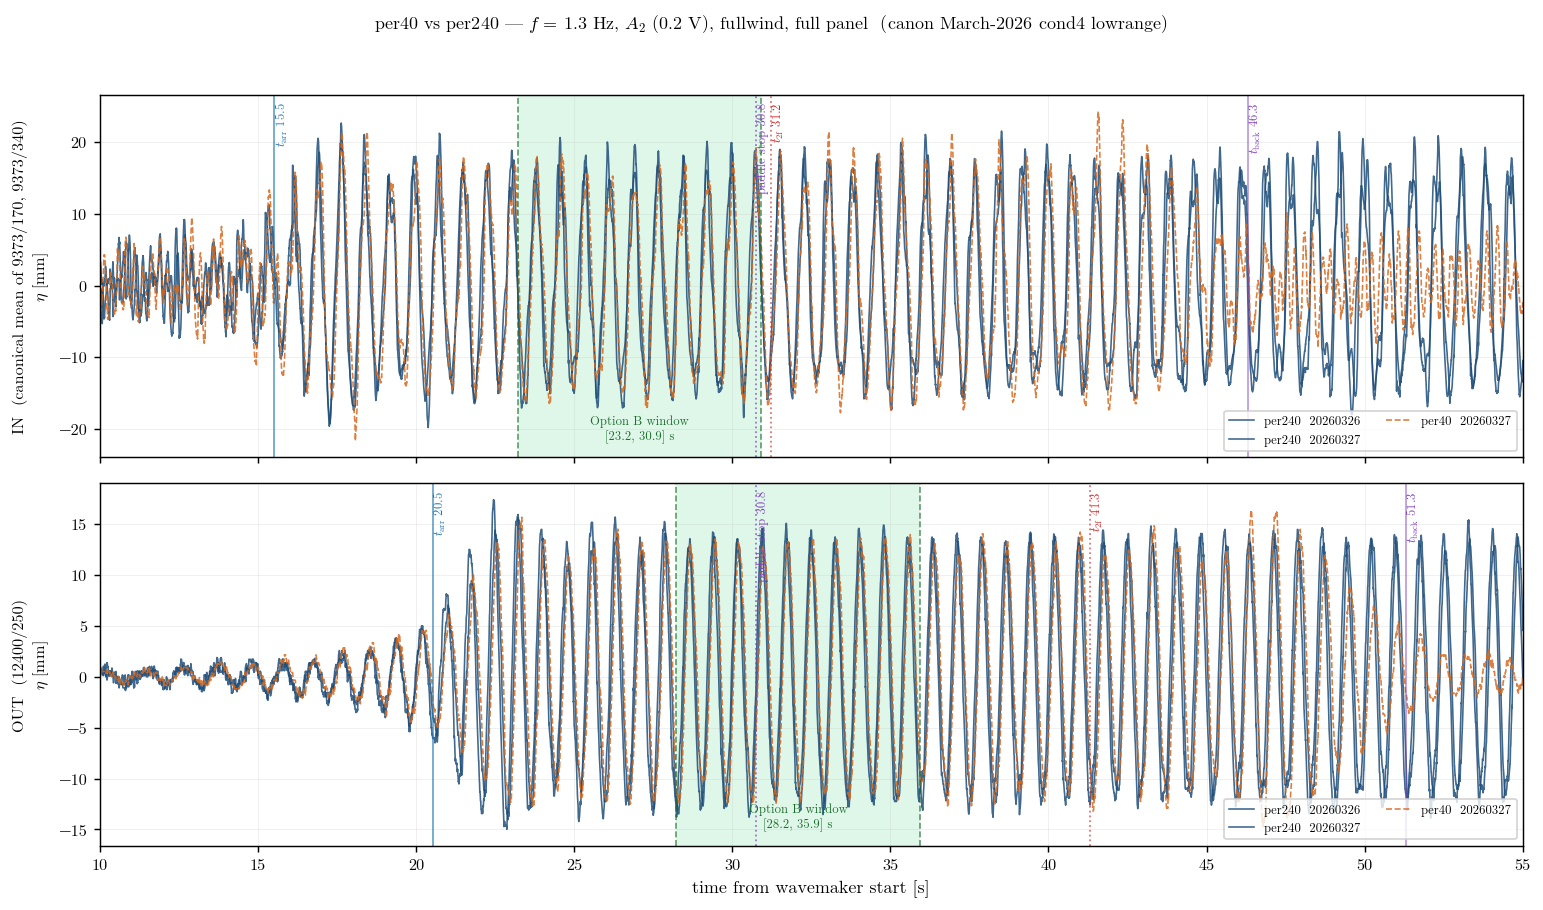

Recreate this plot in Python.
"""
Quick per40 vs per240 overlay at 1.3 Hz, 0.2 V, fullwind.
==========================================================

Just plots η(t) for the canon March-2026 cond4 lowrange runs at this one
condition. No pooling, no fancy metric — just raw signals overlaid, with
geometric reference times marked. Lets the user eyeball where per40 and
per240 actually diverge.

For IN, the canonical IN signal (mean of 9373/170 + 9373/340) is used.

Reference times annotated on each panel:
    t_arr        — main-wave arrival, r / c_g(f)
    paddle_stop  — wavemaker turns off (per40 only), 40/f
    t_back       — last per40 wave reaches probe, paddle_stop + r/c_g
    t_paras      — free 2nd-harmonic arrival, r / c_g(2f)
    Option B     — proposed FFT window [t_arr+10/f, t_arr+(10+N)/f]; N=10 here

Outputs (scratch only):
    analysis_scratch/per40_vs_per240_quick_f13.{pdf,png}

Run from repo root:
    /opt/anaconda3/envs/draumkvedet/bin/python analysis_scratch/per40_vs_per240_quick_f13.py
"""

import sys
import warnings
from pathlib import Path

warnings.filterwarnings("ignore")

import numpy as np
import pandas as pd
import matplotlib

matplotlib.use("Agg")
import matplotlib.pyplot as plt

BASE = Path(__file__).resolve().parent.parent
sys.path.insert(0, str(BASE))

import os
os.chdir(BASE)

from wavescripts.improved_data_loader import load_analysis_data, load_processed_dfs
from wavescripts.constants import c_group, HG
from wavescripts.plot_utils import apply_thesis_style, WIND_COLOR_MAP

apply_thesis_style()

# ── Config ──────────────────────────────────────────────────────────────
FS               = 250.0
TARGET_FREQ      = 1.3
TARGET_AMP       = 0.2
TARGET_WIND      = "full"
PER240_THRESHOLD_T = 50

IN_PROBES = ["9373/170", "9373/340"]
OUT_PROBE = "12400/250"
PROBE_R_M = {"9373/170": 9.373, "9373/340": 9.373, "12400/250": 12.400}
TANK_DEPTH_M = HG.TANK_DEPTH_M

# Option B window (for visualisation only)
N_OFFSET = 10
N_LEN_AT_F = {1.3: 10, 1.4: 13, 1.5: 13, 1.6: 13}[TARGET_FREQ]

PER40_PERIODS = 40

# Canon — march-2026 cond4 lowrange
PROCESSED_DIRS = [
    Path("waveprocessed/PROCESSED-20260326-ProbePos4_31_FPV_2-tett6roof-under9Mooring-height100-lowrange"),
    Path("waveprocessed/PROCESSED-20260327-ProbePos4_31_FPV_2-tett6roof-under9Mooring30-height100-lowrange"),
]

X_LO_S = 10.0
X_HI_S = 55.0


# ── Helpers ─────────────────────────────────────────────────────────────
def get_eta(df, pos):
    for col in (f"eta_{pos}_interp", f"eta_{pos}"):
        if col in df.columns:
            return df[col].to_numpy(dtype=float)
    return None


def can_in(df):
    sigs = [get_eta(df, p) for p in IN_PROBES]
    sigs = [s for s in sigs if s is not None]
    if not sigs:
        return None
    nmin = min(len(s) for s in sigs)
    return np.nanmean(np.vstack([s[:nmin] for s in sigs]), axis=0)


# ── Load ────────────────────────────────────────────────────────────────
print("Loading meta + processed_dfs (canon March-2026 lowrange) …")
combined_meta, _, _, _ = load_analysis_data(*PROCESSED_DIRS, load_processed=False)
processed_dfs = load_processed_dfs(*PROCESSED_DIRS)

f_col = pd.to_numeric(combined_meta["WaveFrequencyInput [Hz]"], errors="coerce")
a_col = pd.to_numeric(combined_meta["WaveAmplitudeInput [Volt]"], errors="coerce")
mask = (
    np.isclose(f_col, TARGET_FREQ, atol=0.02)
    & np.isclose(a_col, TARGET_AMP, atol=0.01)
    & (combined_meta["WindCondition"] == TARGET_WIND)
    & (combined_meta["PanelCondition"] == "full")
    & (combined_meta["quality_flag"] == "ok")
)
sel = combined_meta[mask].copy()
sel["N_input_periods"] = pd.to_numeric(sel["WavePeriodInput"], errors="coerce")
sel["run_type"] = np.where(sel["N_input_periods"] >= PER240_THRESHOLD_T, "per240", "per40")
print(f"\n{len(sel)} canon runs at {TARGET_FREQ} Hz, {TARGET_AMP} V, {TARGET_WIND} wind:")
for _, r in sel.iterrows():
    print(f"  [{r['run_type']:>6}] {Path(str(r['path'])).name}")


# ── Geometry ────────────────────────────────────────────────────────────
t_arr_in  = PROBE_R_M[IN_PROBES[0]] / c_group(TARGET_FREQ, TANK_DEPTH_M)
t_arr_out = PROBE_R_M[OUT_PROBE]   / c_group(TARGET_FREQ, TANK_DEPTH_M)
t_paras_in  = PROBE_R_M[IN_PROBES[0]] / c_group(2 * TARGET_FREQ, TANK_DEPTH_M)
t_paras_out = PROBE_R_M[OUT_PROBE]   / c_group(2 * TARGET_FREQ, TANK_DEPTH_M)
t_paddle_stop = PER40_PERIODS / TARGET_FREQ
t_back_in   = t_paddle_stop + t_arr_in
t_back_out  = t_paddle_stop + t_arr_out

win_start_in  = t_arr_in  + N_OFFSET / TARGET_FREQ
win_end_in    = win_start_in  + N_LEN_AT_F / TARGET_FREQ
win_start_out = t_arr_out + N_OFFSET / TARGET_FREQ
win_end_out   = win_start_out + N_LEN_AT_F / TARGET_FREQ

print(f"\nGeometry at {TARGET_FREQ} Hz:")
print(f"  IN  (r={PROBE_R_M[IN_PROBES[0]]} m): t_arr={t_arr_in:.2f}, t_paras={t_paras_in:.2f}, "
      f"t_back={t_back_in:.2f}, win=[{win_start_in:.2f}, {win_end_in:.2f}]")
print(f"  OUT (r={PROBE_R_M[OUT_PROBE]} m): t_arr={t_arr_out:.2f}, t_paras={t_paras_out:.2f}, "
      f"t_back={t_back_out:.2f}, win=[{win_start_out:.2f}, {win_end_out:.2f}]")


# ── Plot ────────────────────────────────────────────────────────────────
fig, axes = plt.subplots(2, 1, figsize=(12, 7), sharex=True)

COL_PER40  = "#D6691E"   # warm orange — short runs
COL_PER240 = "#1F4E79"   # deep blue   — long reference

PROBE_LABEL = {"IN": "IN  (canonical mean of 9373/170, 9373/340)",
               "OUT": "OUT  (12400/250)"}

for ax, probe_tag, t_arr, t_paras, t_back, win_start, win_end in [
    (axes[0], "IN",  t_arr_in,  t_paras_in,  t_back_in,  win_start_in,  win_end_in),
    (axes[1], "OUT", t_arr_out, t_paras_out, t_back_out, win_start_out, win_end_out),
]:
    for _, r in sel.iterrows():
        df = processed_dfs.get(r["path"])
        if df is None:
            continue
        sig = can_in(df) if probe_tag == "IN" else get_eta(df, OUT_PROBE)
        if sig is None:
            continue
        t = np.arange(len(sig)) / FS
        m = (t >= X_LO_S) & (t <= X_HI_S)
        col = COL_PER40 if r["run_type"] == "per40" else COL_PER240
        ls  = "--" if r["run_type"] == "per40" else "-"
        lw  = 0.9
        alpha = 0.85
        label = f"{r['run_type']}  {Path(str(r['path'])).parent.name[:8]}"
        ax.plot(t[m], sig[m], color=col, ls=ls, lw=lw, alpha=alpha, label=label)

    # Geometric reference times
    ax.axvline(t_arr,         color="#1F77B4", ls="-",  lw=1.0, alpha=0.65)
    ax.axvline(t_paddle_stop, color="#7F3FBF", ls=":",  lw=1.0, alpha=0.7)
    ax.axvline(t_back,        color="#7F3FBF", ls="-",  lw=1.0, alpha=0.5)
    ax.axvline(t_paras,       color="#D62728", ls=":",  lw=1.0, alpha=0.65)
    ax.axvspan(win_start, win_end, color="#2ECC71", alpha=0.15, lw=0)
    ax.axvline(win_start, color="#1A6E2A", ls="--", lw=0.9, alpha=0.7)
    ax.axvline(win_end,   color="#1A6E2A", ls="--", lw=0.9, alpha=0.7)

    # Annotations along the top
    yhi = ax.get_ylim()[1] if ax.get_ylim()[1] > 0 else 1
    ax.text(t_arr,         0.98, f"$t_\\mathrm{{arr}}$ {t_arr:.1f}",
            transform=ax.get_xaxis_transform(), fontsize=7, color="#1F77B4",
            ha="left", va="top", rotation=90)
    ax.text(t_paddle_stop, 0.98, f"paddle stop {t_paddle_stop:.1f}",
            transform=ax.get_xaxis_transform(), fontsize=7, color="#7F3FBF",
            ha="left", va="top", rotation=90)
    ax.text(t_back,        0.98, f"$t_\\mathrm{{back}}$ {t_back:.1f}",
            transform=ax.get_xaxis_transform(), fontsize=7, color="#7F3FBF",
            ha="left", va="top", rotation=90)
    ax.text(t_paras,       0.98, f"$t_\\mathrm{{2f}}$ {t_paras:.1f}",
            transform=ax.get_xaxis_transform(), fontsize=7, color="#D62728",
            ha="left", va="top", rotation=90)
    ax.text(0.5*(win_start+win_end), 0.04, f"Option B window\n[{win_start:.1f}, {win_end:.1f}] s",
            transform=ax.get_xaxis_transform(), fontsize=7, color="#1A6E2A",
            ha="center", va="bottom")

    ax.set_xlim(X_LO_S, X_HI_S)
    ax.grid(True, alpha=0.25, lw=0.4)
    ax.set_ylabel(f"{PROBE_LABEL[probe_tag]}\n$\\eta$ [mm]", fontsize=9)
    ax.legend(fontsize=7, loc="lower right", ncol=2)

axes[1].set_xlabel("time from wavemaker start [s]", fontsize=10)
fig.suptitle(f"per40 vs per240 — $f$ = {TARGET_FREQ} Hz, $A_2$ (0.2 V), fullwind, full panel  "
             "(canon March-2026 cond4 lowrange)",
             fontsize=10, y=0.995)
fig.tight_layout(rect=[0, 0, 1, 0.97])

OUT_PDF = Path(__file__).parent / "per40_vs_per240_quick_f13.pdf"
OUT_PNG = Path(__file__).parent / "per40_vs_per240_quick_f13.png"
fig.savefig(OUT_PDF, bbox_inches="tight")
fig.savefig(OUT_PNG, dpi=130, bbox_inches="tight")
plt.close(fig)

print(f"\nsaved → {OUT_PDF.relative_to(BASE)}")
print(f"        {OUT_PNG.relative_to(BASE)}")
